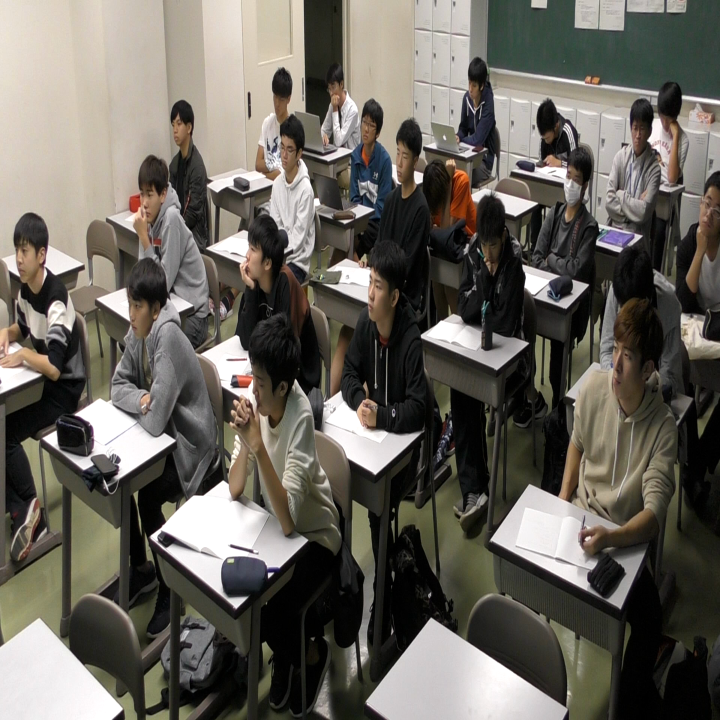
#> input picture sample.png, 1440 x 1440 px, given in place of movie.mp4, which was not available (shown at 1/2 size)
$ python face_extraction.py
#> lines starting #> are read from the running program, lines starting #| are printed output that depends on the picture; after the words box and inside, x2 and y2 are one past the last pixel; in counts of white or black regions, pixels touching at a corner belong together; pictures that were not available may be replaced by others from this repository, and a replacement may not be noted
import cv2

if __name__ == '__main__':

    # 定数定義
    ESC_KEY = 27     # Escキー
    INTERVAL= 33     # 待ち時間
    FRAME_RATE = 30  # fps

    # ウィンドウ名
    WINDOW_NAME = "extraction"

    # フォント
    font = cv2.FONT_HERSHEY_DUPLEX
    font_size = 1.0

    # 描画
    color = (0, 0, 225)
    pen_w = 2

    # 顔検出
    cascade_file = "haarcascade_frontalface_default.xml"
    minSize = (100, 100)

    # 動画ファイル
    mov = "movie.mp4"

    # プレフィックス
    prfx = "smpl"

    # 動画取得
    cap = cv2.VideoCapture(mov)

    # 読込開始
    end_flag, c_frame = cap.read()
#> c_frame is the input picture: shape (1440, 1440, 3); mean B, G, R 92.6, 100.4, 104.6

    # ウィンドウの準備
    cv2.namedWindow(WINDOW_NAME)

    # 分類器の生成
    cascade = cv2.CascadeClassifier(cascade_file)

    # カウンター
    cnt_frame = 0
    cnt_face = 0

    text = ""

    # 変換処理ループ
    while end_flag == True:

        img = c_frame
        img_out = img.copy()

        # 白黒画像に変換
        img_gray = cv2.cvtColor(img, cv2.COLOR_BGR2GRAY)
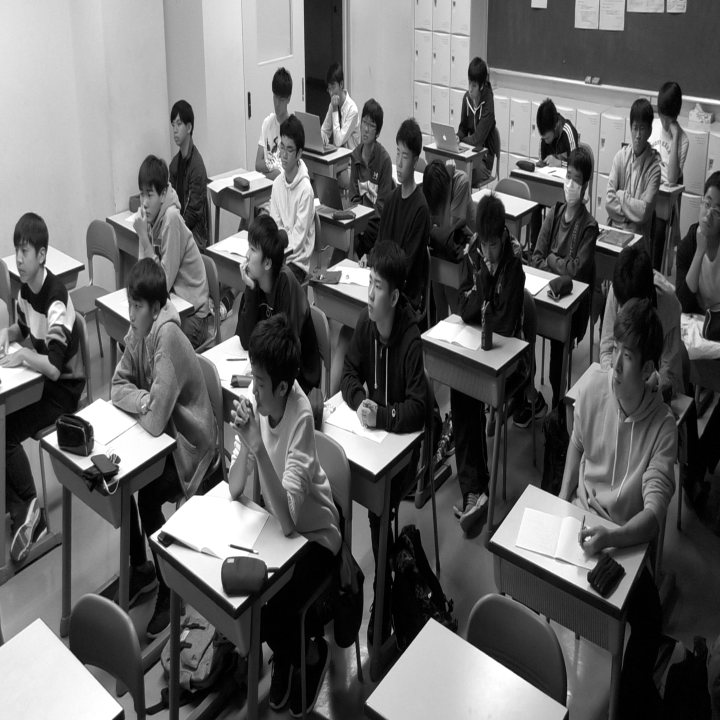
#> img_gray: shape (1440, 1440) (shown at 1/2 size); min 0, max 255, mean 100.7

        # 画像内の顔を検出
        face_list = cascade.detectMultiScale(img_gray, minNeighbors=3, minSize=minSize)
#> face_list = [[313, 1211, 115, 115], [1136, 298, 178, 178]]

        for (pos_x, pos_y, w, h) in face_list:

            # 検出した顔を切り出す
            img_face = img[pos_y:pos_y+h, pos_x:pos_x+w]
            img_face = cv2.resize(img_face, minSize)

            # 検出した顔に四角を描画
            cv2.rectangle(img_out, (pos_x, pos_y), (pos_x+w, pos_y+h), color, thickness = pen_w)

            # 検出状況
            text = "{}_{:09}_{:05}.jpg".format(prfx, cnt_frame, cnt_face)

            # 検出した画像を保存
            cv2.imwrite("faces/" + text, img_face)

            cnt_face += 1
#> this loop made 2 passes
#> (pos_x, pos_y, w, h, text, cnt_face) on passes 1 to 2: (313, 1211, 115, 115, 'smpl_000000000_00000.jpg', 1), (1136, 298, 178, 178, 'smpl_000000000_00001.jpg', 2)
#> pass 1, `img_face = img[pos_y:pos_y+h, pos_x:pos_x+w]`:
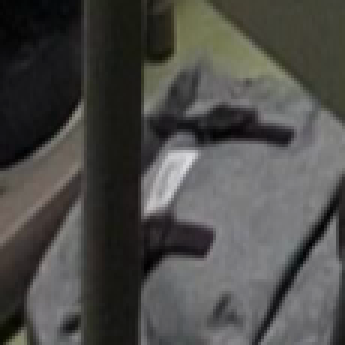
#> img_face: shape (115, 115, 3) (shown 3 times larger); mean B, G, R 72.4, 75.3, 76
#> pass 2, `img_face = img[pos_y:pos_y+h, pos_x:pos_x+w]`:
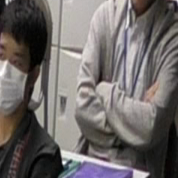
#> img_face: shape (178, 178, 3); mean B, G, R 103.6, 104.9, 109.9
#> pass 2, `img_face = cv2.resize(img_face, minSize)`:
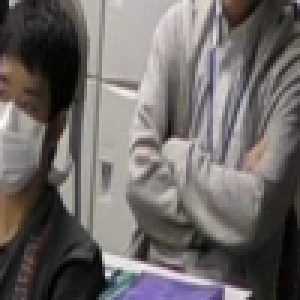
#> img_face: shape (100, 100, 3) (shown 3 times larger); mean B, G, R 103.5, 104.7, 109.7
#> after the loop:
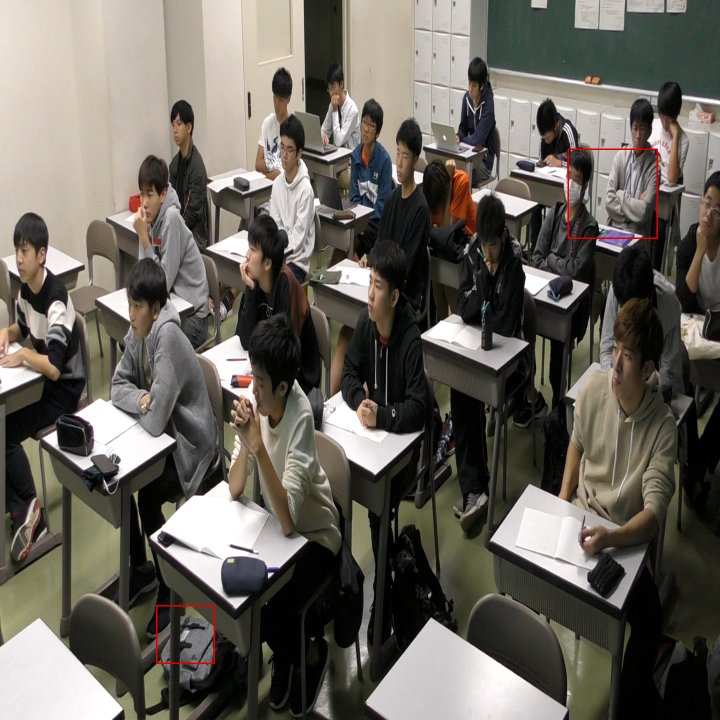
#> img_out: shape (1440, 1440, 3) (shown at 1/2 size); 0.17% of pixels changed, all inside (x1, y1, x2, y2) = (312, 297, 1316, 1328)
#> after the loop, cnt_face = 2

        # 進捗表示
        cv2.putText(img_out, text, (50, 50), font, font_size, color)
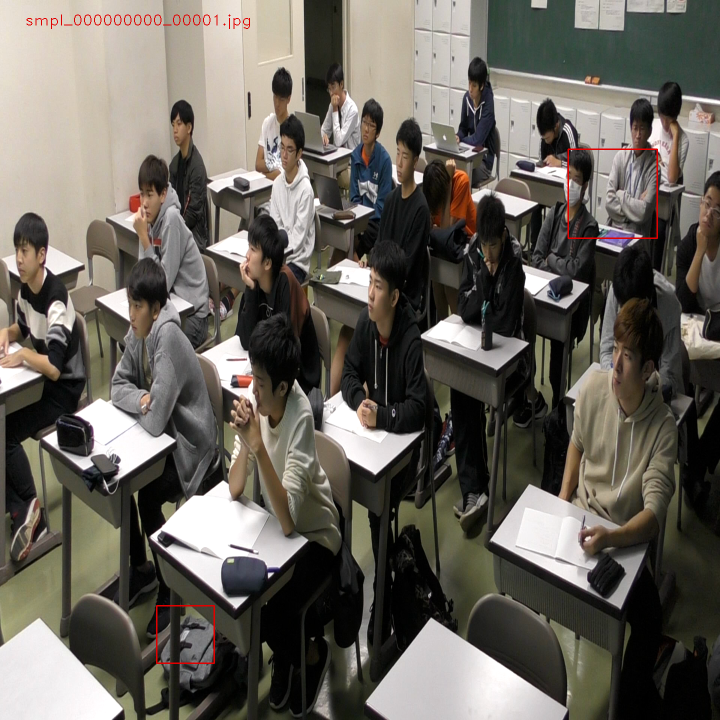
#> img_out: shape (1440, 1440, 3) (shown at 1/2 size); 0.1% of pixels changed, all inside (x1, y1, x2, y2) = (53, 29, 500, 58)

        # フレーム表示
        cv2.imshow(WINDOW_NAME, img_out)

        # Escキーで終了
        key = cv2.waitKey(INTERVAL)
#> (key Esc is pressed here)
        if key == ESC_KEY:
            break

        # 次のフレーム読み込み
        end_flag, c_frame = cap.read()
        cnt_frame += 1

    # 終了処理
    cv2.destroyAllWindows()
    cap.release()
